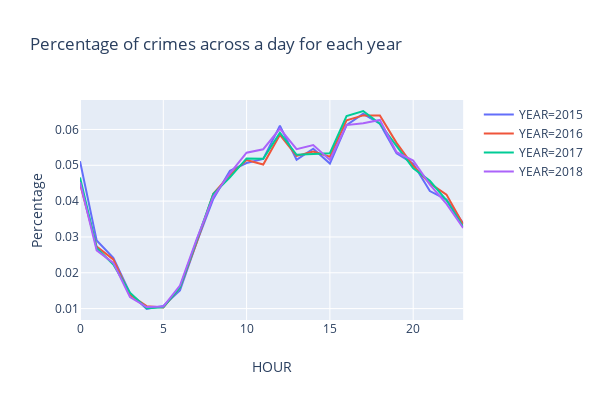

The notebook cell this image was saved under:
### Code cell
fig = px.line(crimei_TimePerYear, x="HOUR", y='Percentage',color='YEAR',
             title='Percentage of crimes across a day for each year')
fig.update_layout(
    width=600,
    height=400,
)
fig.show()

### Figure 1 — Plotly figure (JSON) as saved in the notebook; plotly's stock layout.template omitted (floating-point values rounded to 4 significant figures)
{"data": [{"hoverlabel": {"namelength": 0}, "hovertemplate": "YEAR=2015<br>HOUR=%{x}<br>Percentage=%{y}", "legendgroup": "YEAR=2015", "line": {"color": "#636efa", "dash": "solid"}, "mode": "lines", "name": "YEAR=2015", "showlegend": true, "type": "scatter", "x": [0, 1, 2, 3, 4, 5, 6, 7, 8, 9, 10, 11, 12, 13, 14, 15, 16, 17, 18, 19, 20, 21, 22, 23], "xaxis": "x", "y": [0.05114, 0.02903, 0.02415, 0.01429, 0.009882, 0.01076, 0.01506, 0.02841, 0.04062, 0.04847, 0.05065, 0.05178, 0.06106, 0.05154, 0.05461, 0.05048, 0.06123, 0.06438, 0.06161, 0.05337, 0.05043, 0.04281, 0.04044, 0.0338], "yaxis": "y"}, {"hoverlabel": {"namelength": 0}, "hovertemplate": "YEAR=2016<br>HOUR=%{x}<br>Percentage=%{y}", "legendgroup": "YEAR=2016", "line": {"color": "#EF553B", "dash": "solid"}, "mode": "lines", "name": "YEAR=2016", "showlegend": true, "type": "scatter", "x": [0, 1, 2, 3, 4, 5, 6, 7, 8, 9, 10, 11, 12, 13, 14, 15, 16, 17, 18, 19, 20, 21, 22, 23], "xaxis": "x", "y": [0.04479, 0.02729, 0.02374, 0.01381, 0.01068, 0.01029, 0.01589, 0.02837, 0.04206, 0.04728, 0.05145, 0.05023, 0.05851, 0.05262, 0.05387, 0.05239, 0.06254, 0.06393, 0.06388, 0.05626, 0.04988, 0.04494, 0.04182, 0.0335], "yaxis": "y"}, {"hoverlabel": {"namelength": 0}, "hovertemplate": "YEAR=2017<br>HOUR=%{x}<br>Percentage=%{y}", "legendgroup": "YEAR=2017", "line": {"color": "#00cc96", "dash": "solid"}, "mode": "lines", "name": "YEAR=2017", "showlegend": true, "type": "scatter", "x": [0, 1, 2, 3, 4, 5, 6, 7, 8, 9, 10, 11, 12, 13, 14, 15, 16, 17, 18, 19, 20, 21, 22, 23], "xaxis": "x", "y": [0.04662, 0.02692, 0.02232, 0.01443, 0.01012, 0.0104, 0.01586, 0.02889, 0.04196, 0.04665, 0.05192, 0.0518, 0.05909, 0.05294, 0.05313, 0.05337, 0.06372, 0.06516, 0.06162, 0.05528, 0.04913, 0.04566, 0.04022, 0.0328], "yaxis": "y"}, {"hoverlabel": {"namelength": 0}, "hovertemplate": "YEAR=2018<br>HOUR=%{x}<br>Percentage=%{y}", "legendgroup": "YEAR=2018", "line": {"color": "#ab63fa", "dash": "solid"}, "mode": "lines", "name": "YEAR=2018", "showlegend": true, "type": "scatter", "x": [0, 1, 2, 3, 4, 5, 6, 7, 8, 9, 10, 11, 12, 13, 14, 15, 16, 17, 18, 19, 20, 21, 22, 23], "xaxis": "x", "y": [0.04532, 0.02625, 0.02275, 0.0132, 0.01043, 0.01055, 0.01644, 0.02931, 0.04122, 0.04777, 0.0535, 0.05448, 0.06025, 0.0545, 0.05565, 0.0515, 0.06122, 0.06174, 0.06265, 0.05364, 0.05132, 0.0446, 0.03921, 0.0325], "yaxis": "y"}], "layout": {"height": 400, "legend": {"tracegroupgap": 0}, "title": {"text": "Percentage of crimes across a day for each year"}, "width": 600, "xaxis": {"anchor": "y", "domain": [0, 0.98], "title": {"text": "HOUR"}}, "yaxis": {"anchor": "x", "domain": [0, 1], "title": {"text": "Percentage"}}}}
